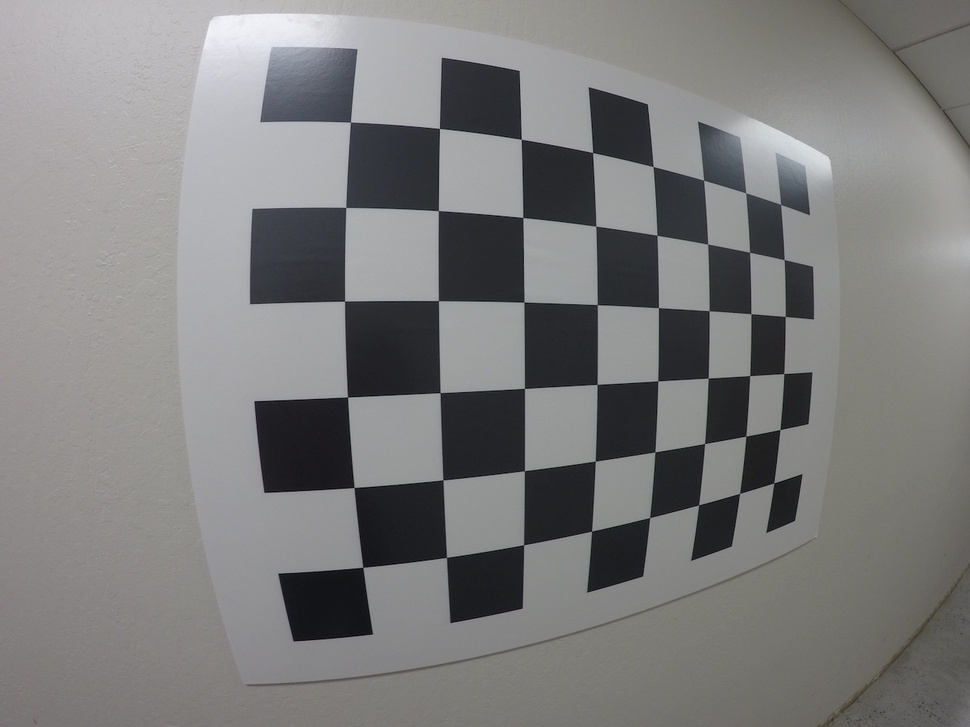
#> input picture Traffic_Lights_Detection/Data/GOPR0032.jpg, 970 x 727 px, shrunk from 1280 x 960 before the run, found by its file name
$ jupyter execute --allow-errors CameraCalibration.ipynb   (shell and % lines are left out)
#> lines starting #> are read from the running program, lines starting #| are printed output that depends on the picture
[cell 1]
import os
import numpy as np
import cv2
import matplotlib.pyplot as plt
import matplotlib.image as mpimg

[cell 2]
# Read Image in a Calibration Image
img3 = mpimg.imread('Data/GOPR0032.jpg')
#> img3 is the input picture: shape (727, 970, 3); mean R, G, B 125.1, 124.9, 124.7
#> (the rest of this cell did not finish here and is left out)

[cell 3]
# Arrays to store objects points and image points from all the images

objpoints = [] # 3D points in real world space
imgpoints= [] # 2D points in image plane

objp= np.zeros((6*8,3), np.float32)
objp[:,:2] = np.mgrid[0:8,0:6].T.reshape(-1,2)

# Detect Corners of the Baord
gray = cv2.cvtColor(img3,cv2.COLOR_BGR2GRAY)

# Find all the chessboard corners
ret, corners = cv2.findChessboardCorners(gray,(8,6),None)
#> ret = True; corners = 48 rows, first 8: [350.4, 122.1], [439.4, 128.4], [521.3, 139.2], [592.7, 152.6], [653.1, 166.5], [703.6, 180.2], [745.7, 192.7], [780.6, 204.4]

if ret:
    imgpoints.append(corners)
    objpoints.append(objp)

    img2 = img3.copy()
    img = cv2.drawChessboardCorners(img2, (8, 6), corners, ret)
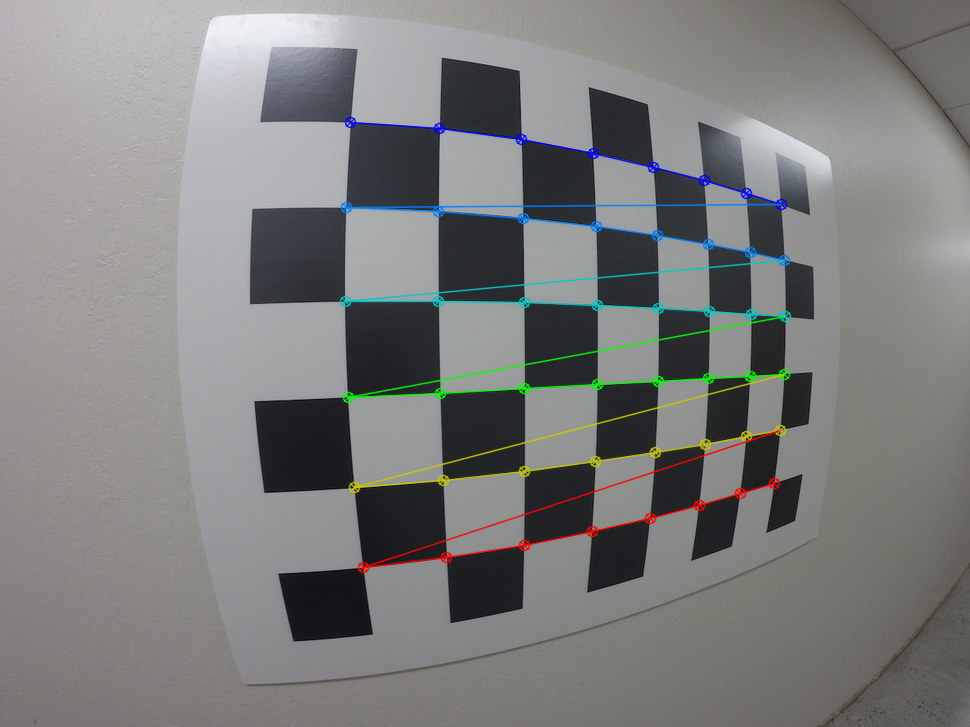
#> img: shape (727, 970, 3); mean R, G, B 125, 125.5, 124.9
    plt.imshow(cv2.cvtColor(img2, cv2.COLOR_BGR2RGB))  # Convert BGR to RGB for plt
    plt.axis('off')
    plt.show()
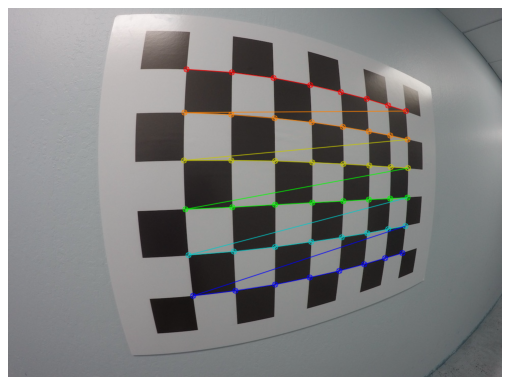
#> figure drawn by matplotlib, 1 panel; B, G, R data is drawn as R, G, B

plt.imshow(img3)
